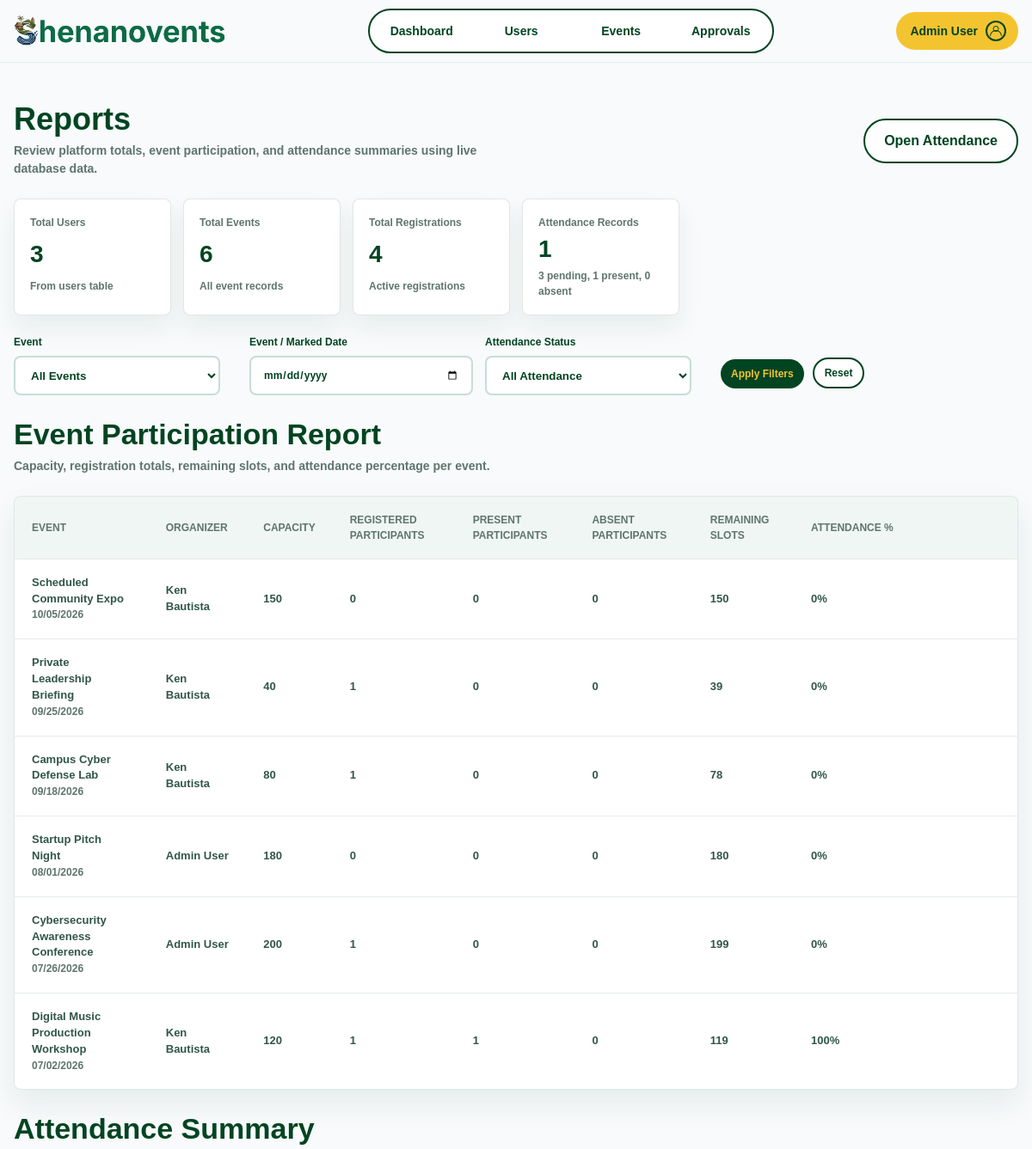
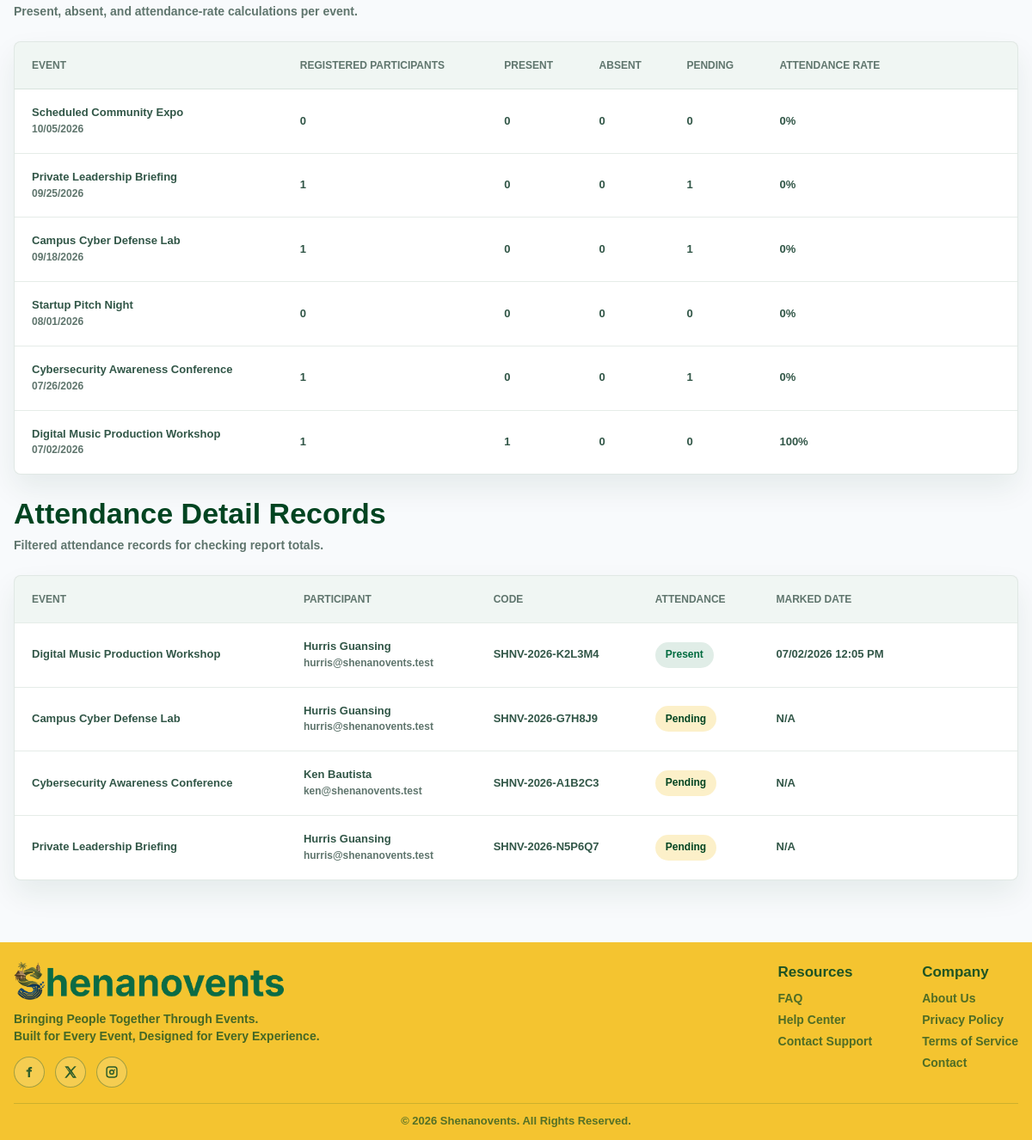
The app's page /admin/admin-reports.php (signed in) with its own data (2 pictures, top to bottom).
### tables this page shows
CREATE TABLE events (
    event_id INT AUTO_INCREMENT PRIMARY KEY,
    event_title VARCHAR(150) NOT NULL,
    event_summary VARCHAR(255) NULL,
    event_description TEXT NOT NULL,
    event_tags VARCHAR(255) NULL,
    event_category VARCHAR(80) NULL,
    event_type VARCHAR(30) NOT NULL DEFAULT 'physical',
    event_location VARCHAR(150) NOT NULL,
    event_country VARCHAR(100) NOT NULL DEFAULT 'Philippines',
    event_province VARCHAR(100) NULL,
    event_city VARCHAR(100) NULL,
    event_address VARCHAR(255) NULL,
    event_venue VARCHAR(150) NULL,
    online_link VARCHAR(255) NULL,
    online_platform VARCHAR(100) NULL,
    event_date DATE NOT NULL,
    event_time TIME NOT NULL,
    event_end_time TIME NULL,
    capacity INT NOT NULL,
    banner_image VARCHAR(255) NULL,
    visibility VARCHAR(30) NOT NULL DEFAULT 'public',
    audience VARCHAR(100) NULL,
    private_access_key VARCHAR(20) NULL UNIQUE,
    publish_date DATE NULL,
    publish_time TIME NULL,
    status VARCHAR(30) NOT NULL DEFAULT 'open',
    created_by INT NOT NULL,
    created_at DATETIME NOT NULL DEFAULT CURRENT_TIMESTAMP,
    CONSTRAINT fk_events_created_by
        FOREIGN KEY (created_by)
        REFERENCES users(user_id)
        ON UPDATE CASCADE
        ON DELETE RESTRICT
);

CREATE TABLE registrations (
    registration_id INT AUTO_INCREMENT PRIMARY KEY,
    user_id INT NOT NULL,
    event_id INT NOT NULL,
    registration_full_name VARCHAR(200) NULL,
    registration_email VARCHAR(150) NULL,
    contact_number VARCHAR(30) NULL,
    attendee_count INT NOT NULL DEFAULT 1,
    special_notes TEXT NULL,
    registration_status VARCHAR(30) NOT NULL DEFAULT 'registered',
    attendance_code VARCHAR(50) NULL UNIQUE,
    attendance_status VARCHAR(30) NOT NULL DEFAULT 'pending',
    attendance_marked_at DATETIME NULL,
    registered_at DATETIME NOT NULL DEFAULT CURRENT_TIMESTAMP,
    CONSTRAINT fk_registrations_user
        FOREIGN KEY (user_id)
        REFERENCES users(user_id)
        ON UPDATE CASCADE
        ON DELETE CASCADE,
    CONSTRAINT fk_registrations_event
        FOREIGN KEY (event_id)
        REFERENCES events(event_id)
        ON UPDATE CASCADE
        ON DELETE CASCADE,
    CONSTRAINT uq_user_event_registration
        UNIQUE (user_id, event_id)
);

### admin/admin-reports.php (the view, shortened to what the rows shown need)
<?php
require_once __DIR__ . '/../includes/admin-check.php';
require_once __DIR__ . '/../includes/admin-report-data.php';
$event_filter = (int) ($_GET['event'] ?? 0);
$date_filter = trim((string) ($_GET['date'] ?? ''));
$attendance_filter = strtolower(trim((string) ($_GET['status'] ?? 'all')));
$participation_report = admin_report_fetch_event_participation($conn, $event_filter, $date_filter);
$attendance_records = admin_report_fetch_attendance_records($conn, $event_filter, $date_filter, $attendance_filter);
require_once __DIR__ . '/../includes/header.php';
?>
<section class="admin-page" aria-labelledby="reportsTitle">
    <div class="admin-section">
        <div class="dashboard-title-row">
            <div>
                <h1 id="reportsTitle">Reports</h1>
            </div>
        </div>
        <div class="dashboard-title-row admin-subsection-title">
            <div>
                <h2>Event Participation Report</h2>
            </div>
        </div>
        <div class="dashboard-table-card">
            <table class="dashboard-event-table admin-table">
                <thead>
                    <tr>
                        <th scope="col">Event</th>
                        <th scope="col">Organizer</th>
                        <th scope="col">Capacity</th>
                        <th scope="col">Registered Participants</th>
                        <th scope="col">Present Participants</th>
                        <th scope="col">Absent Participants</th>
                        <th scope="col">Remaining Slots</th>
                        <th scope="col">Attendance %</th>
                    </tr>
                </thead>
                <tbody>
                    <?php foreach ($participation_report as $event): ?>
                        <tr>
                            <td>
                                <strong><?php echo htmlspecialchars($event['event_title'], ENT_QUOTES, 'UTF-8'); ?></strong><br>
                                <small><?php echo htmlspecialchars(admin_event_format_date($event['event_date']), ENT_QUOTES, 'UTF-8'); ?></small>
                            </td>
                            <td><?php echo htmlspecialchars($event['organizer_name'], ENT_QUOTES, 'UTF-8'); ?></td>
                            <td><?php echo number_format($event['capacity']); ?></td>
                            <td><?php echo number_format($event['registration_records']); ?></td>
                            <td><?php echo number_format($event['present_count']); ?></td>
                            <td><?php echo number_format($event['absent_count']); ?></td>
                            <td><?php echo number_format($event['remaining_slots']); ?></td>
                            <td><?php echo htmlspecialchars($event['attendance_percentage'], ENT_QUOTES, 'UTF-8'); ?></td>
                        </tr>
                    <?php endforeach; ?>
                </tbody>
            </table>
        </div>
        <div class="dashboard-title-row admin-subsection-title">
            <div>
                <h2>Attendance Summary</h2>
            </div>
        </div>
        <div class="dashboard-table-card">
            <table class="dashboard-event-table admin-table">
                <thead>
                    <tr>
                        <th scope="col">Event</th>
                        <th scope="col">Registered Participants</th>
                        <th scope="col">Present</th>
                        <th scope="col">Absent</th>
                        <th scope="col">Pending</th>
                        <th scope="col">Attendance Rate</th>
                    </tr>
                </thead>
            </table>
        </div>
        <div class="dashboard-title-row admin-subsection-title">
            <div>
                <h2>Attendance Detail Records</h2>
            </div>
        </div>
        <div class="dashboard-table-card">
            <table class="dashboard-event-table admin-table">
                <thead>
                    <tr>
                        <th scope="col">Event</th>
                        <th scope="col">Participant</th>
                        <th scope="col">Code</th>
                        <th scope="col">Attendance</th>
                        <th scope="col">Marked Date</th>
                    </tr>
                </thead>
                <tbody>
                    <?php foreach ($attendance_records as $record): ?>
                        <?php $record_class = preg_replace('/[^a-z0-9-]/', '', strtolower($record['attendance_status'])); ?>
                        <tr>
                            <td><?php echo htmlspecialchars($record['event_title'], ENT_QUOTES, 'UTF-8'); ?></td>
                            <td>
                                <strong><?php echo htmlspecialchars($record['full_name'], ENT_QUOTES, 'UTF-8'); ?></strong><br>
                                <small><?php echo htmlspecialchars($record['display_email'], ENT_QUOTES, 'UTF-8'); ?></small>
                            </td>
                            <td><?php echo htmlspecialchars($record['attendance_code'] ?? 'N/A', ENT_QUOTES, 'UTF-8'); ?></td>
                            <td>
                                <span class="dashboard-status dashboard-status-<?php echo htmlspecialchars($record_class, ENT_QUOTES, 'UTF-8'); ?>">
                                    <?php echo htmlspecialchars(admin_registration_label($record['attendance_status']), ENT_QUOTES, 'UTF-8'); ?>
                                </span>
                            </td>
                            <td><?php echo htmlspecialchars(admin_report_format_datetime($record['marked_at']), ENT_QUOTES, 'UTF-8'); ?></td>
                        </tr>
                    <?php endforeach; ?>
                </tbody>
            </table>
        </div>
    </div>
</section>
<?php require_once __DIR__ . '/../includes/footer.php'; ?>

### records on screen
events: event_title "Scheduled Community Expo", event_date "10/05/2026", organizer_name "Ken Bautista", capacity "150", registration_records "0", present_count "0", absent_count "0", attendance_percentage "0%"
events: event_title "Private Leadership Briefing", event_date "09/25/2026", organizer_name "Ken Bautista", capacity "40", registration_records "1", present_count "0", absent_count "0", remaining_slots "39", attendance_percentage "0%"
events: event_title "Campus Cyber Defense Lab", event_date "09/18/2026", organizer_name "Ken Bautista", capacity "80", registration_records "1", present_count "0", absent_count "0", remaining_slots "78", attendance_percentage "0%"
events: event_title "Startup Pitch Night", event_date "08/01/2026", organizer_name "Admin User", capacity "180", registration_records "0", present_count "0", absent_count "0", attendance_percentage "0%"
events: event_title "Cybersecurity Awareness Conference", event_date "07/26/2026", organizer_name "Admin User", capacity "200", registration_records "1", present_count "0", absent_count "0", remaining_slots "199", attendance_percentage "0%"
events: event_title "Digital Music Production Workshop", event_date "07/02/2026", organizer_name "Ken Bautista", capacity "120", registration_records "1", present_count "1", absent_count "0", remaining_slots "119", attendance_percentage "100%"
registrations: event.event_title "Digital Music Production Workshop", registration_full_name "Hurris Guansing", display_email "hurris@shenanovents.test", attendance_code "SHNV-2026-K2L3M4", attendance_status "Present", attendance_marked_at "07/02/2026 12:05 PM"
registrations: event.event_title "Campus Cyber Defense Lab", registration_full_name "Hurris Guansing", display_email "hurris@shenanovents.test", attendance_code "SHNV-2026-G7H8J9", attendance_status "Pending", attendance_marked_at "N/A"
registrations: event.event_title "Cybersecurity Awareness Conference", registration_full_name "Ken Bautista", display_email "ken@shenanovents.test", attendance_code "SHNV-2026-A1B2C3", attendance_status "Pending", attendance_marked_at "N/A"
registrations: event.event_title "Private Leadership Briefing", registration_full_name "Hurris Guansing", display_email "hurris@shenanovents.test", attendance_code "SHNV-2026-N5P6Q7", attendance_status "Pending", attendance_marked_at "N/A"

### other values on screen
$safe_display_user_name "Admin User"
$platform_summary['total_users'] "3"
$platform_summary['total_events'] "6"
$platform_summary['total_registrations'] "4"
$platform_summary['total_attendance'] "1"
$platform_summary['pending_attendance'] "3"
$platform_summary['present_attendance'] "1"
$platform_summary['absent_attendance'] "0"
$event['event_title'] "Scheduled Community Expo"
admin_event_format_date($event['event_date']) "10/05/2026"
$event['registered_participants'] "0"
$event['present_count'] "0"
$event['absent_count'] "0"
$event['pending_count'] "0"
$event['attendance_rate'] "0%"
